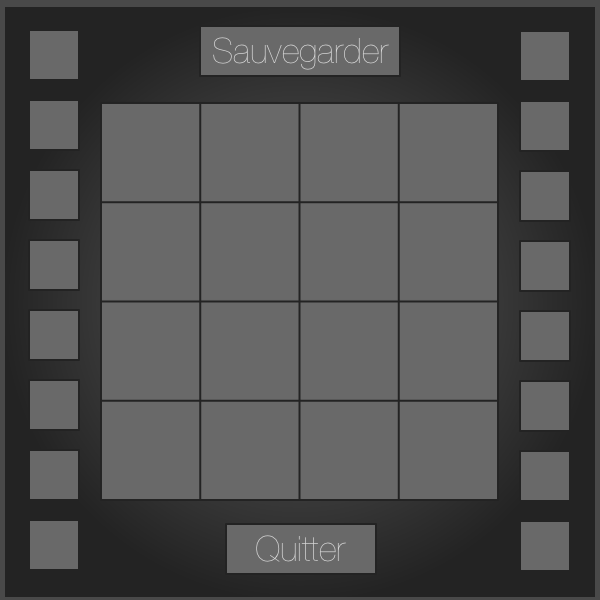

Tiled map render using the project's own tile images. Description and the map definition, with tile-layer contents summarised, below:
An orthogonal 60x60 tile map with 10x10 px tiles, 1 tile layer (Calque de Tile 1).

<map version="1.0" orientation="orthogonal" renderorder="right-down" width="60" height="60" tilewidth="10" tileheight="10" nextobjectid="1">
 <tileset firstgid="1" name="game" tilewidth="10" tileheight="10">
  <image source="images/game.png" width="600" height="600" />
 </tileset>
 <layer name="Calque de Tile 1" width="60" height="60">
  <data>[3600 cells, 3600 non-empty, 3600 distinct tile ids]</data>
 </layer>
</map>